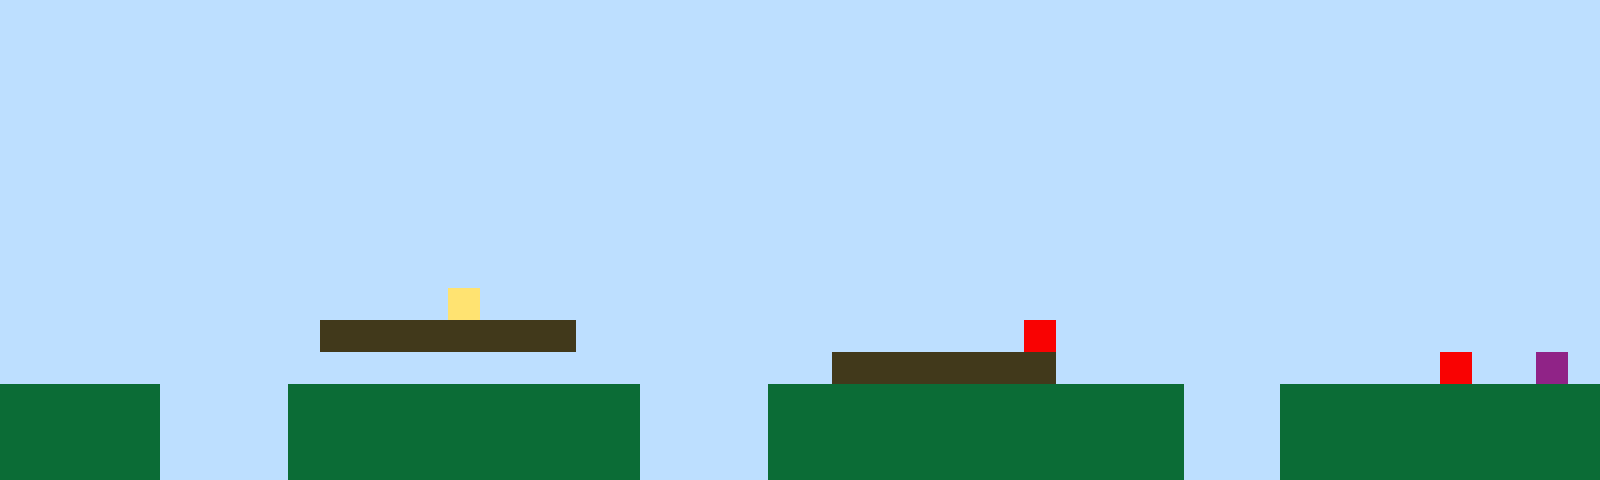

Rendered tile map (Tiled .tmx) drawn with the repository's tilesets; below, a short description and the full map source, tile grids included:
An orthogonal 50x15 tile map with 32x32 px tiles, 1 tile layer (Tile Layer 1).

<map version="1.10" tiledversion="1.11.2" orientation="orthogonal" renderorder="right-up" width="50" height="15" tilewidth="32" tileheight="32" infinite="0" nextlayerid="2" nextobjectid="1"><editorsettings><export target="map1.csv" format="csv" /></editorsettings><tileset firstgid="1" name="sprites" tilewidth="32" tileheight="32" tilecount="6" columns="3"><image source="sprites.png" width="96" height="64" /></tileset><layer id="1" name="Tile Layer 1" width="50" height="15"><data encoding="csv">1,1,1,1,1,1,1,1,1,1,1,1,1,1,1,1,1,1,1,1,1,1,1,1,1,1,1,1,1,1,1,1,1,1,1,1,1,1,1,1,1,1,1,1,1,1,1,1,1,1,1,1,1,1,1,1,1,1,1,1,1,1,1,1,1,1,1,1,1,1,1,1,1,1,1,1,1,1,1,1,1,1,1,1,1,1,1,1,1,1,1,1,1,1,1,1,1,1,1,1,1,1,1,1,1,1,1,1,1,1,1,1,1,1,1,1,1,1,1,1,1,1,1,1,1,1,1,1,1,1,1,1,1,1,1,1,1,1,1,1,1,1,1,1,1,1,1,1,1,1,1,1,1,1,1,1,1,1,1,1,1,1,1,1,1,1,1,1,1,1,1,1,1,1,1,1,1,1,1,1,1,1,1,1,1,1,1,1,1,1,1,1,1,1,1,1,1,1,1,1,1,1,1,1,1,1,1,1,1,1,1,1,1,1,1,1,1,1,1,1,1,1,1,1,1,1,1,1,1,1,1,1,1,1,1,1,1,1,1,1,1,1,1,1,1,1,1,1,1,1,1,1,1,1,1,1,1,1,1,1,1,1,1,1,1,1,1,1,1,1,1,1,1,1,1,1,1,1,1,1,1,1,1,1,1,1,1,1,1,1,1,1,1,1,1,1,1,1,1,1,1,1,1,1,1,1,1,1,1,1,1,1,1,1,1,1,1,1,1,1,1,1,1,1,1,1,1,1,1,1,1,1,1,1,1,1,1,1,1,1,1,1,1,1,1,1,1,1,1,1,1,1,1,1,1,1,1,1,1,1,1,1,1,1,1,1,1,1,1,1,1,1,1,1,1,1,1,1,1,1,1,1,1,1,1,1,1,1,1,1,1,1,1,1,1,1,1,1,1,1,1,1,1,1,1,1,1,1,1,1,1,1,1,1,1,1,1,1,1,1,1,1,1,1,1,1,1,1,1,1,1,1,1,1,1,1,1,1,1,1,1,1,1,1,1,1,1,1,1,1,1,1,1,1,1,1,1,1,1,1,1,1,1,1,4,1,1,1,1,1,1,1,1,1,1,1,1,1,1,1,1,1,1,1,1,1,1,1,1,1,1,1,1,1,1,1,1,1,1,1,1,1,1,1,1,1,1,1,1,1,3,3,3,3,3,3,3,3,1,1,1,1,1,1,1,1,1,1,1,1,1,1,5,1,1,1,1,1,1,1,1,1,1,1,1,1,1,1,1,1,1,1,1,1,1,1,1,1,1,1,1,1,1,1,1,1,1,1,1,1,1,1,1,1,1,1,3,3,3,3,3,3,3,1,1,1,1,1,1,1,1,1,1,1,1,5,1,1,6,1,2,2,2,2,2,1,1,1,1,2,2,2,2,2,2,2,2,2,2,2,1,1,1,1,2,2,2,2,2,2,2,2,2,2,2,2,2,1,1,1,2,2,2,2,2,2,2,2,2,2,2,2,2,2,2,1,1,1,1,2,2,2,2,2,2,2,2,2,2,2,1,1,1,1,2,2,2,2,2,2,2,2,2,2,2,2,2,1,1,1,2,2,2,2,2,2,2,2,2,2,2,2,2,2,2,1,1,1,1,2,2,2,2,2,2,2,2,2,2,2,1,1,1,1,2,2,2,2,2,2,2,2,2,2,2,2,2,1,1,1,2,2,2,2,2,2,2,2,2,2</data></layer></map>
